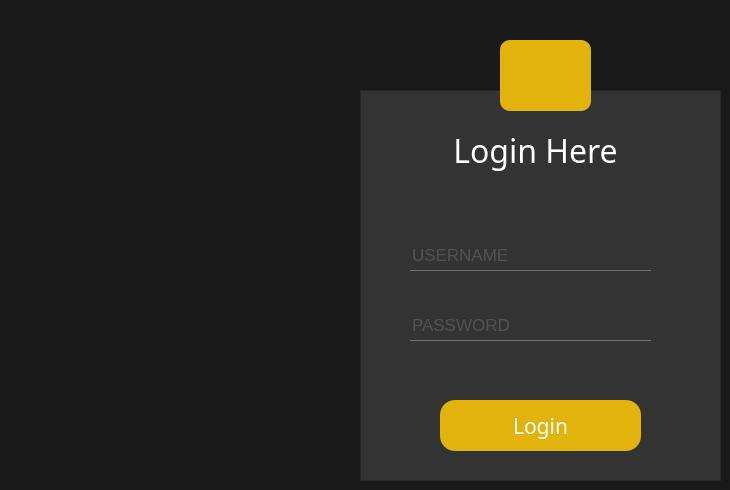
   <widget class="QWidget" name="page_3">
    <property name="styleSheet">
     <string notr="true">#page_3{
background-color : #191919;
}
*{
fond-family:century gothic;
fond-size : 24px;
}
QFrame{
background :#333;
}
#pushButton{
border-radius : 10px;
background :#e3b30d;
}
QLabel{
color : white;
}
QPushButton {
color : white;
border-radius : 15px;
background :#e3b30d;
}
QPushButton:hover {
color : #e3b30d;
border-radius : 15px;
background :#6c6c6c;
}
QLineEdit{
background : transparent;
border : none;
color: #717072;
border-bottom : 1px solid #717072;
}
#Form{
background-color: #191919;
}
</string>
    </property>
    <widget class="QPushButton" name="pushButton">
     <property name="geometry">
      <rect>
       <x>500</x>
       <y>40</y>
       <width>91</width>
       <height>71</height>
      </rect>
     </property>
     <property name="text">
      <string/>
     </property>
     <property name="icon">
      <iconset resource="resources.qrc">
       <normaloff>:/whiteIcons/assets/icons/white/user.svg</normaloff>:/whiteIcons/assets/icons/white/user.svg</iconset>
     </property>
     <property name="iconSize">
      <size>
       <width>50</width>
       <height>50</height>
      </size>
     </property>
    </widget>
    <widget class="QFrame" name="frame">
     <property name="geometry">
      <rect>
       <x>360</x>
       <y>90</y>
       <width>361</width>
       <height>391</height>
      </rect>
     </property>
     <property name="frameShape">
      <enum>QFrame::StyledPanel</enum>
     </property>
     <property name="frameShadow">
      <enum>QFrame::Raised</enum>
     </property>
     <widget class="QLabel" name="label">
      <property name="geometry">
       <rect>
        <x>50</x>
        <y>30</y>
        <width>251</width>
        <height>61</height>
       </rect>
      </property>
      <property name="font">
       <font>
        <family>Century Gothic</family>
        <pointsize>24</pointsize>
        <underline>false</underline>
       </font>
      </property>
      <property name="text">
       <string>Login Here</string>
      </property>
      <property name="alignment">
       <set>Qt::AlignCenter</set>
      </property>
     </widget>
     <widget class="QPushButton" name="pushButton_2">
      <property name="geometry">
       <rect>
        <x>80</x>
        <y>310</y>
        <width>201</width>
        <height>51</height>
       </rect>
      </property>
      <property name="font">
       <font>
        <family>Century Gothic</family>
        <pointsize>16</pointsize>
       </font>
      </property>
      <property name="text">
       <string>Login</string>
      </property>
     </widget>
     <widget class="QLineEdit" name="lineEdit">
      <property name="geometry">
       <rect>
        <x>50</x>
        <y>150</y>
        <width>241</width>
        <height>31</height>
       </rect>
      </property>
      <property name="font">
       <font>
        <pointsize>13</pointsize>
       </font>
      </property>
      <property name="text">
       <string/>
      </property>
      <property name="placeholderText">
       <string>USERNAME</string>
      </property>
     </widget>
     <widget class="QLineEdit" name="lineEdit_2">
      <property name="geometry">
       <rect>
        <x>50</x>
        <y>220</y>
        <width>241</width>
        <height>31</height>
       </rect>
      </property>
      <property name="font">
       <font>
        <pointsize>13</pointsize>
       </font>
      </property>
      <property name="text">
       <string/>
      </property>
      <property name="placeholderText">
       <string>PASSWORD</string>
      </property>
     </widget>
    </widget>
    <zorder>frame</zorder>
    <zorder>pushButton</zorder>
   </widget>
